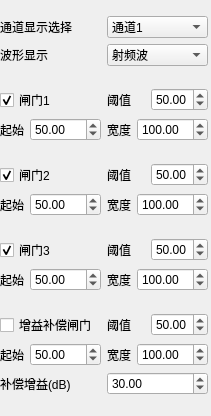
<?xml version="1.0" encoding="UTF-8"?>
<ui version="4.0">
 <class>ParseToolWidget</class>
 <widget class="QWidget" name="ParseToolWidget">
  <property name="geometry">
   <rect>
    <x>0</x>
    <y>0</y>
    <width>211</width>
    <height>416</height>
   </rect>
  </property>
  <property name="windowTitle">
   <string>Form</string>
  </property>
  <widget class="QWidget" name="layoutWidget">
   <property name="geometry">
    <rect>
     <x>0</x>
     <y>0</y>
     <width>208</width>
     <height>411</height>
    </rect>
   </property>
   <layout class="QGridLayout" name="gridLayout_7">
    <item row="0" column="0">
     <layout class="QGridLayout" name="gridLayout_6">
      <item row="0" column="0">
       <layout class="QHBoxLayout" name="horizontalLayout_5">
        <item>
         <widget class="QLabel" name="label">
          <property name="text">
           <string>通道显示选择</string>
          </property>
         </widget>
        </item>
        <item>
         <widget class="QComboBox" name="m_chanNo">
          <item>
           <property name="text">
            <string>通道1</string>
           </property>
          </item>
          <item>
           <property name="text">
            <string>通道2</string>
           </property>
          </item>
          <item>
           <property name="text">
            <string>通道3</string>
           </property>
          </item>
          <item>
           <property name="text">
            <string>通道4</string>
           </property>
          </item>
          <item>
           <property name="text">
            <string>通道5</string>
           </property>
          </item>
          <item>
           <property name="text">
            <string>通道6</string>
           </property>
          </item>
          <item>
           <property name="text">
            <string>通道7</string>
           </property>
          </item>
          <item>
           <property name="text">
            <string>通道8</string>
           </property>
          </item>
         </widget>
        </item>
       </layout>
      </item>
      <item row="1" column="0">
       <layout class="QHBoxLayout" name="horizontalLayout_6">
        <item>
         <widget class="QLabel" name="label_2">
          <property name="text">
           <string>波形显示</string>
          </property>
         </widget>
        </item>
        <item>
         <widget class="QComboBox" name="m_detectionMode">
          <item>
           <property name="text">
            <string>射频波</string>
           </property>
          </item>
          <item>
           <property name="text">
            <string>正半波</string>
           </property>
          </item>
          <item>
           <property name="text">
            <string>负半波</string>
           </property>
          </item>
          <item>
           <property name="text">
            <string>检波</string>
           </property>
          </item>
         </widget>
        </item>
       </layout>
      </item>
     </layout>
    </item>
    <item row="1" column="0">
     <layout class="QGridLayout" name="gridLayout_5">
      <item row="0" column="0">
       <layout class="QHBoxLayout" name="horizontalLayout">
        <item>
         <widget class="QCheckBox" name="m_gate1Checked">
          <property name="text">
           <string>闸门1</string>
          </property>
          <property name="checked">
           <bool>true</bool>
          </property>
         </widget>
        </item>
        <item>
         <layout class="QHBoxLayout" name="horizontalLayout_17">
          <item>
           <widget class="QLabel" name="label_14">
            <property name="text">
             <string>阈值</string>
            </property>
           </widget>
          </item>
          <item>
           <widget class="QDoubleSpinBox" name="m_gate1Threshold">
            <property name="minimum">
             <double>1.000000000000000</double>
            </property>
            <property name="maximum">
             <double>99.000000000000000</double>
            </property>
            <property name="value">
             <double>50.000000000000000</double>
            </property>
           </widget>
          </item>
         </layout>
        </item>
       </layout>
      </item>
      <item row="1" column="0">
       <layout class="QHBoxLayout" name="horizontalLayout_12">
        <item>
         <layout class="QHBoxLayout" name="horizontalLayout_16">
          <item>
           <widget class="QLabel" name="label_12">
            <property name="text">
             <string>起始</string>
            </property>
           </widget>
          </item>
          <item>
           <widget class="QDoubleSpinBox" name="m_gate1Start">
            <property name="maximum">
             <double>2999.000000000000000</double>
            </property>
            <property name="singleStep">
             <double>10.000000000000000</double>
            </property>
            <property name="value">
             <double>50.000000000000000</double>
            </property>
           </widget>
          </item>
         </layout>
        </item>
        <item>
         <layout class="QHBoxLayout" name="horizontalLayout_18">
          <item>
           <widget class="QLabel" name="label_13">
            <property name="text">
             <string>宽度</string>
            </property>
           </widget>
          </item>
          <item>
           <widget class="QDoubleSpinBox" name="m_gate1Len">
            <property name="minimum">
             <double>1.000000000000000</double>
            </property>
            <property name="maximum">
             <double>3000.000000000000000</double>
            </property>
            <property name="singleStep">
             <double>10.000000000000000</double>
            </property>
            <property name="value">
             <double>100.000000000000000</double>
            </property>
           </widget>
          </item>
         </layout>
        </item>
       </layout>
      </item>
     </layout>
    </item>
    <item row="2" column="0">
     <layout class="QGridLayout" name="gridLayout_4">
      <item row="0" column="0">
       <layout class="QHBoxLayout" name="horizontalLayout_2">
        <item>
         <widget class="QCheckBox" name="m_gate2Checked">
          <property name="text">
           <string>闸门2</string>
          </property>
          <property name="checked">
           <bool>true</bool>
          </property>
         </widget>
        </item>
        <item>
         <layout class="QHBoxLayout" name="horizontalLayout_19">
          <item>
           <widget class="QLabel" name="label_15">
            <property name="text">
             <string>阈值</string>
            </property>
           </widget>
          </item>
          <item>
           <widget class="QDoubleSpinBox" name="m_gate2Threshold">
            <property name="minimum">
             <double>1.000000000000000</double>
            </property>
            <property name="maximum">
             <double>99.000000000000000</double>
            </property>
            <property name="value">
             <double>50.000000000000000</double>
            </property>
           </widget>
          </item>
         </layout>
        </item>
       </layout>
      </item>
      <item row="1" column="0">
       <layout class="QHBoxLayout" name="horizontalLayout_11">
        <item>
         <layout class="QHBoxLayout" name="horizontalLayout_20">
          <item>
           <widget class="QLabel" name="label_16">
            <property name="text">
             <string>起始</string>
            </property>
           </widget>
          </item>
          <item>
           <widget class="QDoubleSpinBox" name="m_gate2Start">
            <property name="maximum">
             <double>2999.000000000000000</double>
            </property>
            <property name="singleStep">
             <double>10.000000000000000</double>
            </property>
            <property name="value">
             <double>50.000000000000000</double>
            </property>
           </widget>
          </item>
         </layout>
        </item>
        <item>
         <layout class="QHBoxLayout" name="horizontalLayout_21">
          <item>
           <widget class="QLabel" name="label_17">
            <property name="text">
             <string>宽度</string>
            </property>
           </widget>
          </item>
          <item>
           <widget class="QDoubleSpinBox" name="m_gate2Len">
            <property name="minimum">
             <double>1.000000000000000</double>
            </property>
            <property name="maximum">
             <double>3000.000000000000000</double>
            </property>
            <property name="singleStep">
             <double>10.000000000000000</double>
            </property>
            <property name="value">
             <double>100.000000000000000</double>
            </property>
           </widget>
          </item>
         </layout>
        </item>
       </layout>
      </item>
     </layout>
    </item>
    <item row="3" column="0">
     <layout class="QGridLayout" name="gridLayout">
      <item row="0" column="0">
       <layout class="QHBoxLayout" name="horizontalLayout_3">
        <item>
         <widget class="QCheckBox" name="m_gate3Checked">
          <property name="text">
           <string>闸门3</string>
          </property>
          <property name="checked">
           <bool>true</bool>
          </property>
         </widget>
        </item>
        <item>
         <layout class="QHBoxLayout" name="horizontalLayout_22">
          <item>
           <widget class="QLabel" name="label_18">
            <property name="text">
             <string>阈值</string>
            </property>
           </widget>
          </item>
          <item>
           <widget class="QDoubleSpinBox" name="m_gate3Threshold">
            <property name="minimum">
             <double>1.000000000000000</double>
            </property>
            <property name="maximum">
             <double>99.000000000000000</double>
            </property>
            <property name="value">
             <double>50.000000000000000</double>
            </property>
           </widget>
          </item>
         </layout>
        </item>
       </layout>
      </item>
      <item row="1" column="0">
       <layout class="QHBoxLayout" name="horizontalLayout_10">
        <item>
         <layout class="QHBoxLayout" name="horizontalLayout_23">
          <item>
           <widget class="QLabel" name="label_19">
            <property name="text">
             <string>起始</string>
            </property>
           </widget>
          </item>
          <item>
           <widget class="QDoubleSpinBox" name="m_gate3Start">
            <property name="maximum">
             <double>2999.000000000000000</double>
            </property>
            <property name="singleStep">
             <double>10.000000000000000</double>
            </property>
            <property name="value">
             <double>50.000000000000000</double>
            </property>
           </widget>
          </item>
         </layout>
        </item>
        <item>
         <layout class="QHBoxLayout" name="horizontalLayout_24">
          <item>
           <widget class="QLabel" name="label_20">
            <property name="text">
             <string>宽度</string>
            </property>
           </widget>
          </item>
          <item>
           <widget class="QDoubleSpinBox" name="m_gate3Len">
            <property name="minimum">
             <double>1.000000000000000</double>
            </property>
            <property name="maximum">
             <double>3000.000000000000000</double>
            </property>
            <property name="singleStep">
             <double>10.000000000000000</double>
            </property>
            <property name="value">
             <double>100.000000000000000</double>
            </property>
           </widget>
          </item>
         </layout>
        </item>
       </layout>
      </item>
     </layout>
    </item>
    <item row="4" column="0">
     <layout class="QGridLayout" name="gridLayout_3">
      <item row="0" column="0">
       <layout class="QHBoxLayout" name="horizontalLayout_9">
        <item>
         <widget class="QCheckBox" name="m_gate4Checked">
          <property name="enabled">
           <bool>true</bool>
          </property>
          <property name="text">
           <string>增益补偿闸门</string>
          </property>
          <property name="checked">
           <bool>false</bool>
          </property>
         </widget>
        </item>
        <item>
         <layout class="QHBoxLayout" name="horizontalLayout_25">
          <item>
           <widget class="QLabel" name="label_21">
            <property name="text">
             <string>阈值</string>
            </property>
           </widget>
          </item>
          <item>
           <widget class="QDoubleSpinBox" name="m_gate4Threshold">
            <property name="minimum">
             <double>1.000000000000000</double>
            </property>
            <property name="maximum">
             <double>99.000000000000000</double>
            </property>
            <property name="value">
             <double>50.000000000000000</double>
            </property>
           </widget>
          </item>
         </layout>
        </item>
       </layout>
      </item>
      <item row="1" column="0">
       <layout class="QHBoxLayout" name="horizontalLayout_4">
        <item>
         <layout class="QHBoxLayout" name="horizontalLayout_26">
          <item>
           <widget class="QLabel" name="label_22">
            <property name="text">
             <string>起始</string>
            </property>
           </widget>
          </item>
          <item>
           <widget class="QDoubleSpinBox" name="m_gate4Start">
            <property name="maximum">
             <double>2999.000000000000000</double>
            </property>
            <property name="singleStep">
             <double>10.000000000000000</double>
            </property>
            <property name="value">
             <double>50.000000000000000</double>
            </property>
           </widget>
          </item>
         </layout>
        </item>
        <item>
         <layout class="QGridLayout" name="gridLayout_2">
          <item row="0" column="0">
           <widget class="QLabel" name="label_23">
            <property name="text">
             <string>宽度</string>
            </property>
           </widget>
          </item>
          <item row="0" column="1">
           <widget class="QDoubleSpinBox" name="m_gate4Len">
            <property name="minimum">
             <double>1.000000000000000</double>
            </property>
            <property name="maximum">
             <double>3000.000000000000000</double>
            </property>
            <property name="singleStep">
             <double>10.000000000000000</double>
            </property>
            <property name="value">
             <double>100.000000000000000</double>
            </property>
           </widget>
          </item>
         </layout>
        </item>
       </layout>
      </item>
      <item row="2" column="0">
       <layout class="QHBoxLayout" name="horizontalLayout_8">
        <item>
         <widget class="QLabel" name="label_24">
          <property name="text">
           <string>补偿增益(dB)</string>
          </property>
         </widget>
        </item>
        <item>
         <widget class="QDoubleSpinBox" name="m_gateGain">
          <property name="minimum">
           <double>-3000.000000000000000</double>
          </property>
          <property name="maximum">
           <double>3000.000000000000000</double>
          </property>
          <property name="singleStep">
           <double>0.100000000000000</double>
          </property>
          <property name="value">
           <double>30.000000000000000</double>
          </property>
         </widget>
        </item>
       </layout>
      </item>
     </layout>
    </item>
   </layout>
  </widget>
 </widget>
 <resources/>
 <connections/>
</ui>
